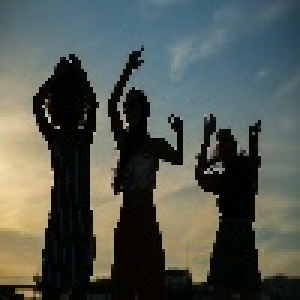
#> input picture cv2/imageimg.jpg, 100 x 100 px, given in place of the camera (shown 3 times larger)
$ python script.py
#> lines starting #> are read from the running program, lines starting #| are printed output that depends on the picture
import cv2
import pandas
from datetime import datetime

first_frame = None

video = cv2.VideoCapture(0, cv2.CAP_DSHOW)

status_list = [None, None]
times = []

df = pandas.DataFrame(columns=["Start", "End"])

while True:

    status = 0
    check, frame = video.read()
#> frame is the input picture: shape (100, 100, 3); mean B, G, R 79.8, 86.7, 80.7

    gray = cv2.cvtColor(frame, cv2.COLOR_BGR2GRAY)
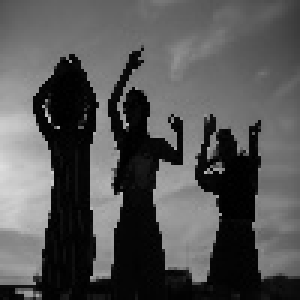
#> gray: shape (100, 100) (shown 3 times larger); min 0, max 222, mean 84.1
    # remove noise and improve the accuracy of the difference
    gray = cv2.GaussianBlur(gray, (21, 21), 0)
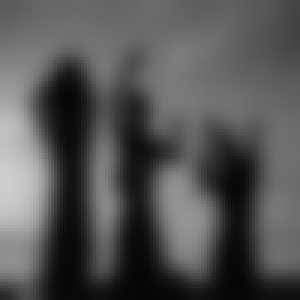
#> gray: shape (100, 100) (shown 3 times larger); min 5, max 206, mean 84.2

    if first_frame is None:
        first_frame = gray
        continue

    delta_frame = cv2.absdiff(first_frame, gray)

    thres_frame = cv2.threshold(delta_frame, 30, 255, 0, cv2.THRESH_BINARY)[1]

    thres_frame = cv2.dilate(
        thres_frame, None, iterations=2)  # smooth threshold

    (cnts, _) = cv2.findContours(thres_frame.copy(),
                                 cv2.RETR_EXTERNAL, cv2.CHAIN_APPROX_SIMPLE)

    for countour in cnts:
        if cv2.contourArea(countour) < 10000:
            continue
        status = 1
        (x, y, w, h) = cv2.boundingRect(countour)
        cv2.rectangle(frame, (x, y), (w+w, h+y), (0, 255, 0), 3)

    status_list.append(status)

    status_list = status_list[-2:]

    if status_list[-1] == 1 and status_list[-2] == 0:
        times.append(datetime.now())
    if status_list[-1] == 0 and status_list[-2] == 1:
        times.append(datetime.now())

    cv2.imshow("Color Frame", frame)
    cv2.imshow("Gray Frame", gray)
    cv2.imshow("Delta Frame", delta_frame)
    cv2.imshow("Threshold Frame", thres_frame)

    key = cv2.waitKey(1)

    if key == ord('q'):
        if status == 1:
            times.append(datetime.now())
        break


for i in range(0, len(times), 2):
    df = df.append({"Start": times[i], "End": times[i + 1]}, ignore_index=True)
#> this loop made 0 passes


#> (the run stopped early here; a loop or call above may not have finished)
